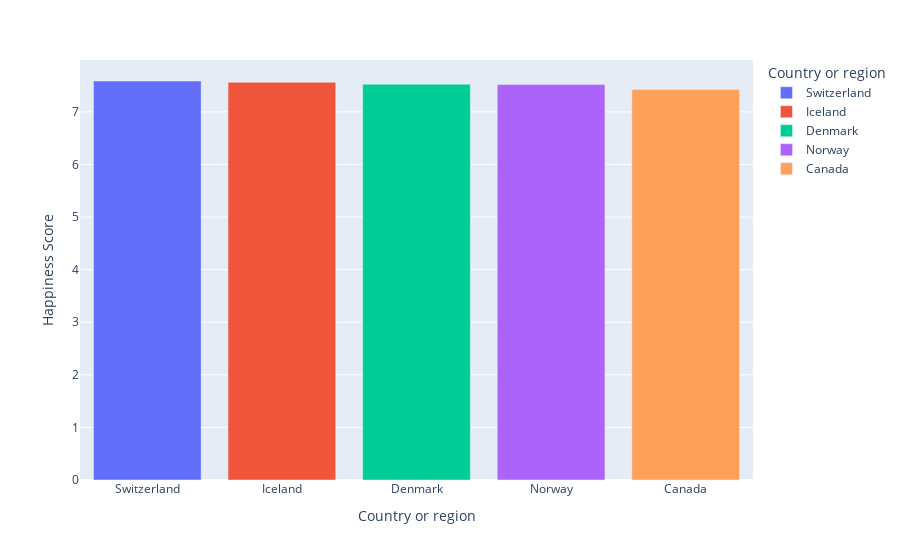

Notebook source saved alongside this figure:
### Markdown cell above
#### I. Categorical Variables:

we’ll use frequency table to understand distribution of each category
- Bar Chart (Ordinal) - Orderd
- Pie Chart (Nominal) - non Orderd

### Code cell
df_2015.head()
px.bar(df_2015.head(5),x="Country or region",y="Happiness Score",color="Country or region")

### Figure 1 — Plotly figure (JSON) as saved in the notebook; plotly's stock layout.template omitted (floating-point values rounded to 4 significant figures)
{"data": [{"alignmentgroup": "True", "hovertemplate": "Country or region=%{x}<br>Happiness Score=%{y}<extra></extra>", "legendgroup": "Switzerland", "marker": {"color": "#636efa", "pattern": {"shape": ""}}, "name": "Switzerland", "offsetgroup": "Switzerland", "orientation": "v", "showlegend": true, "textposition": "auto", "type": "bar", "x": ["Switzerland"], "xaxis": "x", "y": [7.587], "yaxis": "y"}, {"alignmentgroup": "True", "hovertemplate": "Country or region=%{x}<br>Happiness Score=%{y}<extra></extra>", "legendgroup": "Iceland", "marker": {"color": "#EF553B", "pattern": {"shape": ""}}, "name": "Iceland", "offsetgroup": "Iceland", "orientation": "v", "showlegend": true, "textposition": "auto", "type": "bar", "x": ["Iceland"], "xaxis": "x", "y": [7.561], "yaxis": "y"}, {"alignmentgroup": "True", "hovertemplate": "Country or region=%{x}<br>Happiness Score=%{y}<extra></extra>", "legendgroup": "Denmark", "marker": {"color": "#00cc96", "pattern": {"shape": ""}}, "name": "Denmark", "offsetgroup": "Denmark", "orientation": "v", "showlegend": true, "textposition": "auto", "type": "bar", "x": ["Denmark"], "xaxis": "x", "y": [7.527], "yaxis": "y"}, {"alignmentgroup": "True", "hovertemplate": "Country or region=%{x}<br>Happiness Score=%{y}<extra></extra>", "legendgroup": "Norway", "marker": {"color": "#ab63fa", "pattern": {"shape": ""}}, "name": "Norway", "offsetgroup": "Norway", "orientation": "v", "showlegend": true, "textposition": "auto", "type": "bar", "x": ["Norway"], "xaxis": "x", "y": [7.522], "yaxis": "y"}, {"alignmentgroup": "True", "hovertemplate": "Country or region=%{x}<br>Happiness Score=%{y}<extra></extra>", "legendgroup": "Canada", "marker": {"color": "#FFA15A", "pattern": {"shape": ""}}, "name": "Canada", "offsetgroup": "Canada", "orientation": "v", "showlegend": true, "textposition": "auto", "type": "bar", "x": ["Canada"], "xaxis": "x", "y": [7.427], "yaxis": "y"}], "layout": {"barmode": "relative", "legend": {"title": {"text": "Country or region"}, "tracegroupgap": 0}, "margin": {"t": 60}, "xaxis": {"anchor": "y", "categoryarray": ["Switzerland", "Iceland", "Denmark", "Norway", "Canada"], "categoryorder": "array", "domain": [0, 1], "title": {"text": "Country or region"}}, "yaxis": {"anchor": "x", "domain": [0, 1], "title": {"text": "Happiness Score"}}}}
